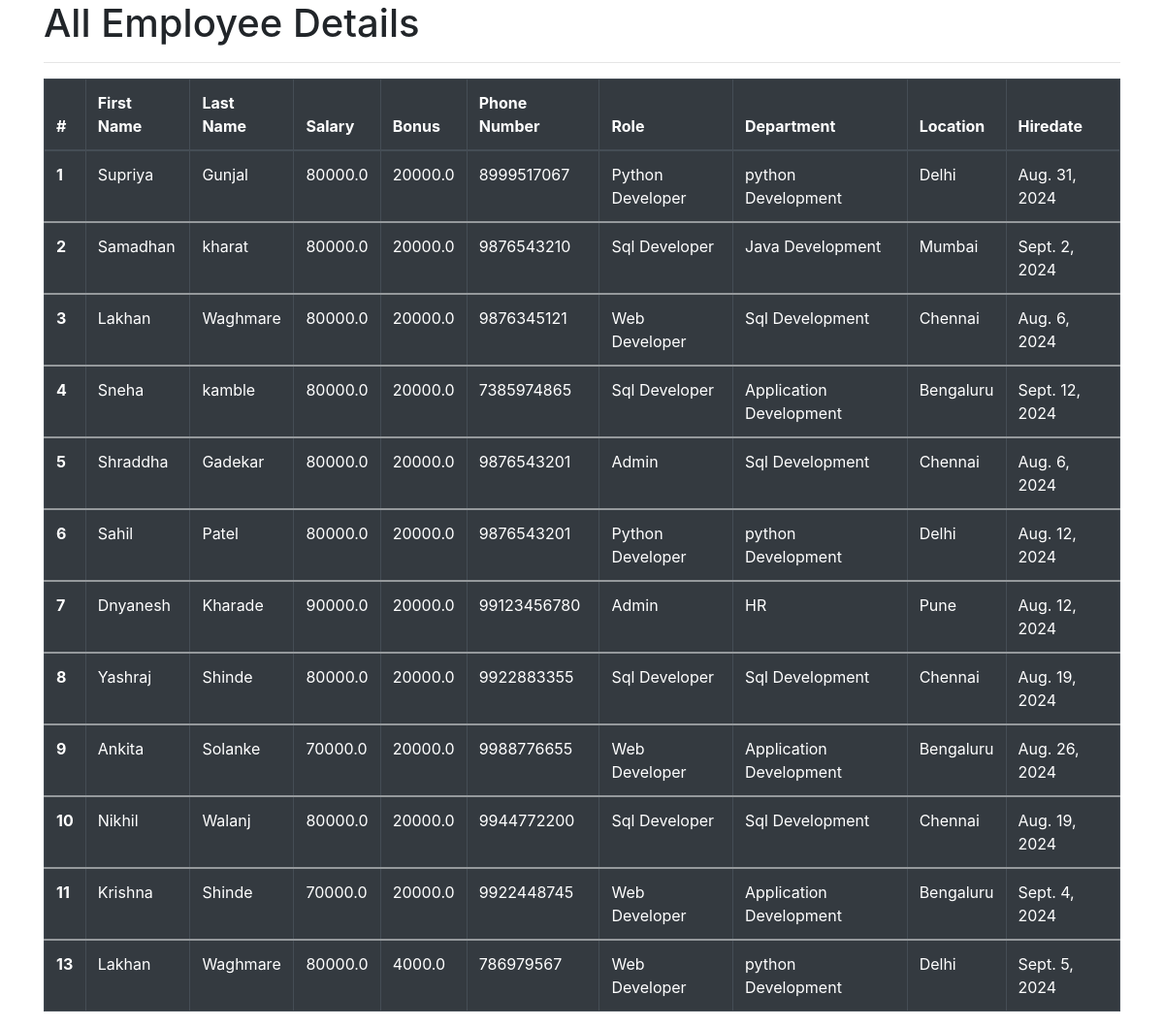
The app's page /all_emp with its own data.
### emp_app/models.py (models this page shows, shortened)
class Employee(models.Model):
    first_name = models.CharField(max_length=100,null=False)
    last_name = models.CharField(max_length=100)
    dept = models.ForeignKey(Department, on_delete=models.CASCADE)
    salary = models.FloatField(default=0)
    bonus = models.FloatField(default=0)
    role =models.ForeignKey(Role, on_delete=models.CASCADE)
    phone = models.IntegerField(default=0)
    hire_date = models.DateField()
    def __str__(self):
        return '%s %s %s' % (self.first_name, self.last_name , self.phone)

class Role(models.Model):
    name = models.CharField(max_length=100,null=False)

class Department(models.Model):
    name = models.CharField(max_length=100,null=False)
    location = models.CharField(max_length=100)

### emp_app/views.py (the view)
# urls.py: path('all_emp', views.all_emp,name='all_emp'),
def all_emp(request):
    emps = Employee.objects.all()
    context = {
        'emps':emps
    }
    print(context)
    return render(request, 'view_all_emp.html',context)

### emp_app/templates/view_all_emp.html (shortened to what this page needs)
<!DOCTYPE html>
<html lang="en">
<head>
    <link rel="stylesheet" href="https://cdn.jsdelivr.net/npm/bootstrap@4.4.1/dist/css/bootstrap.min.css">
</head>
<body>
  <div class="container">
      <h1>All Employee Details </h1>
      <hr>
 <table class="table table-bordered table-dark">
  <thead>
    <tr>
      <th scope="col">#</th>
      <th scope="col">First Name</th>
      <th scope="col">Last Name</th>
      <th scope="col">Salary</th>
      <th scope="col">Bonus</th>
      <th scope="col"> Phone Number</th>
      <th scope="col">Role</th>
      <th scope="col">Department</th>
      <th scope="col">Location</th>
      <th scope="col">Hiredate</th>
    </tr>
  </thead>
     {% for emp in emps %}
  <tbody>
    <tr>
      <th scope="row">{{emp.id}}</th>
      <td>{{emp.first_name}}</td>
      <td>{{emp.last_name}}</td>
      <td>{{emp.salary}}</td>
      <td>{{emp.bonus}}</td>
      <td>{{emp.phone}}</td>
      <td>{{emp.role.name}}</td>
      <td>{{emp.dept.name}}</td>
      <td>{{emp.dept.location}}</td>
      <td>{{emp.hire_date}}</td>
    </tr>
  </tbody>
     {% endfor %}
</table>
</div>
  </body>
</html>

### records on screen
Employee: id "1", first_name "Supriya", last_name "Gunjal", salary "80000.0", bonus "20000.0", phone "8999517067", role.name "Python Developer", dept.name "python Development", dept.location "Delhi", hire_date "Aug. 31, 2024"
Employee: id "2", first_name "Samadhan", last_name "kharat", salary "80000.0", bonus "20000.0", phone "9876543210", role.name "Sql Developer", dept.name "Java Development", dept.location "Mumbai", hire_date "Sept. 2, 2024"
Employee: id "3", first_name "Lakhan", last_name "Waghmare", salary "80000.0", bonus "20000.0", phone "9876345121", role.name "Web Developer", dept.name "Sql Development", dept.location "Chennai", hire_date "Aug. 6, 2024"
Employee: id "4", first_name "Sneha", last_name "kamble", salary "80000.0", bonus "20000.0", phone "7385974865", role.name "Sql Developer", dept.name "Application Development", dept.location "Bengaluru", hire_date "Sept. 12, 2024"
Employee: id "5", first_name "Shraddha", last_name "Gadekar", salary "80000.0", bonus "20000.0", phone "9876543201", role.name "Admin", dept.name "Sql Development", dept.location "Chennai", hire_date "Aug. 6, 2024"
Employee: id "6", first_name "Sahil", last_name "Patel", salary "80000.0", bonus "20000.0", phone "9876543201", role.name "Python Developer", dept.name "python Development", dept.location "Delhi", hire_date "Aug. 12, 2024"
Employee: id "7", first_name "Dnyanesh", last_name "Kharade", salary "90000.0", bonus "20000.0", phone "99123456780", role.name "Admin", dept.name "HR", dept.location "Pune", hire_date "Aug. 12, 2024"
Employee: id "8", first_name "Yashraj", last_name "Shinde", salary "80000.0", bonus "20000.0", phone "9922883355", role.name "Sql Developer", dept.name "Sql Development", dept.location "Chennai", hire_date "Aug. 19, 2024"
Employee: id "9", first_name "Ankita", last_name "Solanke", salary "70000.0", bonus "20000.0", phone "9988776655", role.name "Web Developer", dept.name "Application Development", dept.location "Bengaluru", hire_date "Aug. 26, 2024"
Employee: id "10", first_name "Nikhil", last_name "Walanj", salary "80000.0", bonus "20000.0", phone "9944772200", role.name "Sql Developer", dept.name "Sql Development", dept.location "Chennai", hire_date "Aug. 19, 2024"
Employee: id "11", first_name "Krishna", last_name "Shinde", salary "70000.0", bonus "20000.0", phone "9922448745", role.name "Web Developer", dept.name "Application Development", dept.location "Bengaluru", hire_date "Sept. 4, 2024"
Employee: id "13", first_name "Lakhan", last_name "Waghmare", salary "80000.0", bonus "4000.0", phone "786979567", role.name "Web Developer", dept.name "python Development", dept.location "Delhi", hire_date "Sept. 5, 2024"
